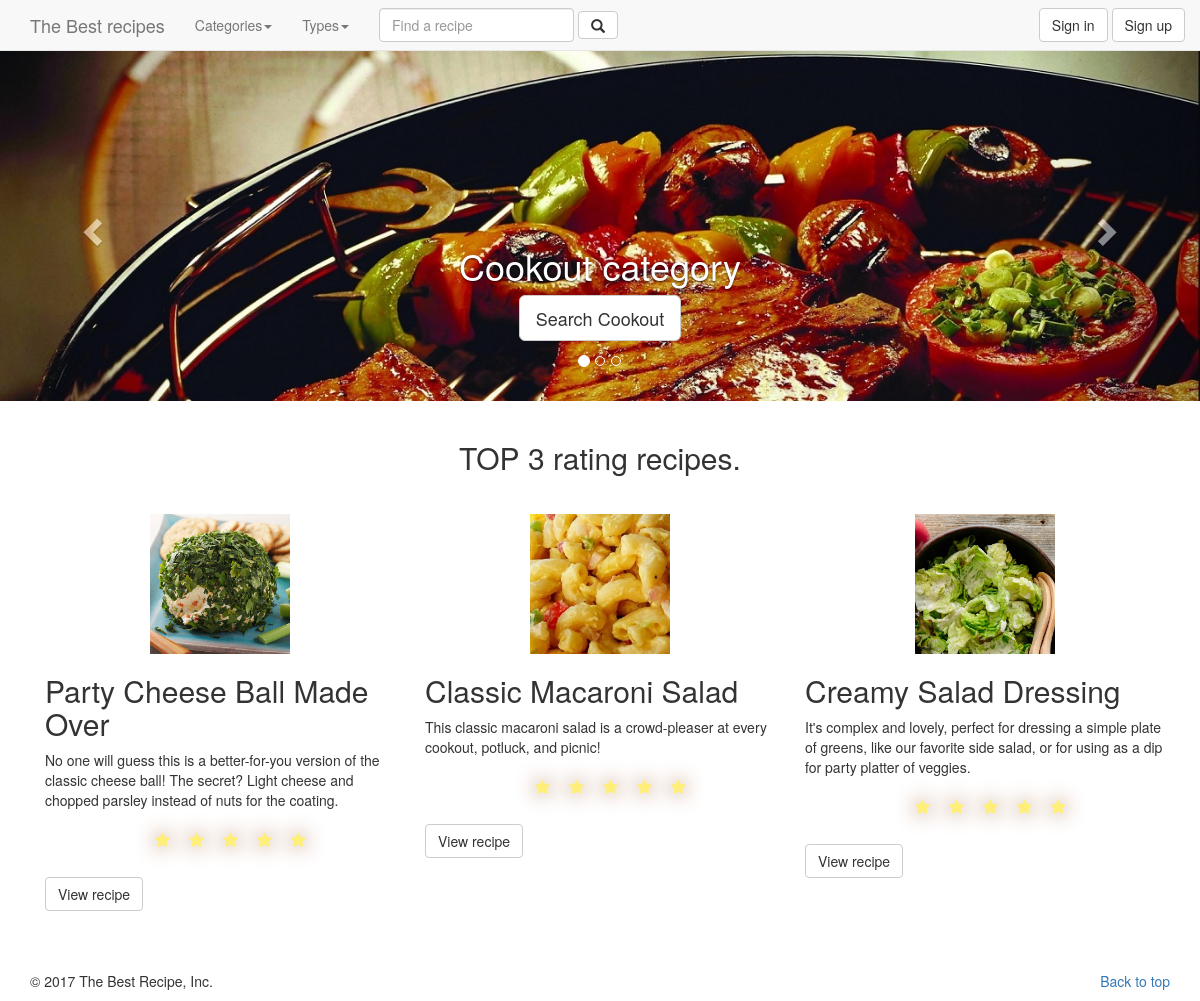
/recipe.dev/index.php, run on the app's committed database.
### tables this page shows
CREATE TABLE `category` (
  `id` int(11) NOT NULL,
  `name` varchar(50) NOT NULL,
  `image` varchar(20) NOT NULL
);

CREATE TABLE `recipe` (
  `id` int(11) NOT NULL,
  `name` varchar(30) NOT NULL,
  `prepare_time` int(11) NOT NULL COMMENT 'minutes',
  `cook_time` int(11) NOT NULL COMMENT 'minutes',
  `calorie` int(11) NOT NULL,
  `type_id` int(11) NOT NULL,
  `serving` int(2) NOT NULL,
  `date` timestamp NOT NULL DEFAULT CURRENT_TIMESTAMP,
  `image` varchar(30) NOT NULL,
  `user_id` int(11) NOT NULL,
  `description` text NOT NULL
);

### recipe.dev/controllers/home.php (called while the page is built)
<?php
class Home extends Controller{
	protected function Index(){
		$viewmodel = new HomeModel();
		$this->returnView($viewmodel->Index(), true);
	}
}

### recipe.dev/classes/Model.php (called while the page is built, shortened)
<?php
abstract class Model{
	protected $dbh;
	protected $stmt;
	public function __construct(){
		$this->dbh = new PDO("mysql:host=".DB_HOST.";dbname=".DB_NAME, DB_USER, DB_PASS);
	}
	public function query($query){
		$this->stmt = $this->dbh->prepare($query);
	}
	public function execute(){
		$this->stmt->execute();
	}
	public function resultSet(){
		$this->execute();
		return $this->stmt->fetchAll(PDO::FETCH_ASSOC);
	}
}

### recipe.dev/models/home.php (called while the page is built, shortened)
<?php
class HomeModel extends Model{
	public function Index(){
		$params=array();
		$where='';
		$limit='';
		$header='';
		$url=parse_url($_SERVER["REQUEST_URI"]);
		if(!empty($url['query'])){
			parse_str($url['query'], $params);
				if(isset($params['category'])){
					$where=" WHERE recipe.id IN ( SELECT recipe_id FROM recipe_category WHERE category_id = ".$params['category']." )" ;
					$this->query("SELECT * FROM category WHERE id =".$params['category']);
					$res = $this->resultSet();
					$header="Search by category ".$res[0]['name'];
				}
				if(isset($params['type'])){
					$where=" WHERE recipe.type_id = ".$params['type'];
					$this->query("SELECT * FROM type WHERE id =".$params['type']);
					$res = $this->resultSet();
					$header="Search by type ".$res[0]['name'];
				}
				if(isset($params['find'])){
					$where=" WHERE recipe.id IN ( SELECT recipe_category.recipe_id FROM recipe_category INNER JOIN category ON recipe_category.category_id = category.id WHERE category.name LIKE '%".$params['find']."%' )" ;
					$where .=" OR recipe.id IN ( SELECT recipe_id FROM recipe_ingridient WHERE name LIKE '%".$params['find']."%' )" ;
					$where .=" OR recipe.name LIKE '%".$params['find']."%' ";
					$where .=" OR type.name LIKE '%".$params['find']."%' ";
					$header="Search for '".$params['find']."' in types, categories, ingridients or recipes.";
				}
		}
		else{
			$limit = "LIMIT 3";
			$header = "TOP 3 rating recipes.";
		}
		$this->query("SELECT * FROM category WHERE image not like ''");
		$carousel = $this->resultSet();
		$categories = $this->resultSet();
		$types = $this->resultSet();
		$sql = "SELECT recipe.*,rating.rating,type.name as type
				  FROM recipe
				  LEFT JOIN
	              (SELECT recipe_id,ROUND((SUM(rating)/COUNT(DISTINCT id)),2) as rating
                  FROM `recipe_rating`
                  GROUP BY recipe_id ORDER BY rating DESC) AS rating
                  ON recipe.id=rating.recipe_id
                  INNER JOIN type ON recipe.type_id = type.id
                  ".$where."
				  GROUP BY recipe.id
				  ORDER BY rating.rating DESC ".$limit;
		$this->query($sql);
		$recipes = $this->resultSet();
		$result=array( 'carousel' => $carousel , 'categories' => $categories , 'types' => $types ,'recipes' => $recipes, 'header' =>$header);
		return $result;
	}
}

### recipe.dev/views/main.php (the view, shortened to what this page needs)
<html>
<head>
	<link rel="stylesheet" href="<?php echo ROOT_PATH; ?>public/css/bootstrap.css">
  <link href="<?php echo ROOT_PATH; ?>public/css/bootstrap.min.css" rel="stylesheet">
  <link href="<?php echo ROOT_PATH; ?>public/css/style.css" rel="stylesheet">
  <link rel="stylesheet" href="https://maxcdn.bootstrapcdn.com/bootstrap/3.3.7/css/bootstrap.min.css">
  <link rel="stylesheet" href="//netdna.bootstrapcdn.com/font-awesome/4.2.0/css/font-awesome.min.css">
</head>
<body>
	<nav class="navbar navbar-default navbar-fixed-top" style="margin-bottom: 0!important">
      <div class="container">
        <div class="navbar-header">
          <a class="navbar-brand" href="<?php echo ROOT_URL; ?>">The Best recipes</a>
        </div>
        <div id="navbar" class="collapse navbar-collapse">
          <ul class="nav navbar-nav">
            <li class="dropdown">
              <a href="#" class="dropdown-toggle" data-toggle="dropdown" role="button" aria-haspopup="true" aria-expanded="false">Categories<span class="caret"></span></a>
            </li>
            <li class="dropdown">
              <a href="#" class="dropdown-toggle" data-toggle="dropdown" role="button" aria-haspopup="true" aria-expanded="false">Types<span class="caret"></span></a>
            </li>
          </ul>
          <form class="navbar-form navbar-left" action="<?php echo ROOT_URL; ?>home/index" method="get">
            <div class="form-group">
              <input type="text" class="form-control" name="find" placeholder="Find a recipe" required>
            </div>
            <button type="submit" class="btn btn-default"><span class="glyphicon glyphicon-search" aria-hidden="true"></span></button>
          </form>
          <ul class="nav navbar-nav navbar-right">
            <?php if(isset($_SESSION['is_logged_in'])) : ?>
            <li><a href="<?php echo ROOT_URL; ?>profile/index">Welcome <?php echo $_SESSION['user_data']['name']; ?></a></li>
            <button type="button" class="btn btn-default navbar-btn" onclick="location.href='<?php echo ROOT_URL; ?>users/logout'">Logout</button>
          <?php else : ?>
            <button type="button" class="btn btn-default navbar-btn" onclick="location.href='<?php echo ROOT_URL; ?>users/signin'">Sign in</button>
            <button type="button" class="btn btn-default navbar-btn" onclick="location.href='<?php echo ROOT_URL; ?>users/signup'">Sign up</button>          <?php endif; ?>
          </ul>
        </div>
      </div>
    </nav>
    <div style="margin-top: 50px">
     	<?php require($view); ?>
    <div>
    <div class="container marketing" style="margin-top: 50px">
      <footer>
        <p class="pull-right"><a href="<?php echo ROOT_URL; ?>">Back to top</a></p>
        <p>© 2017 The Best Recipe, Inc.</p>
      </footer>
    </div>
</body>
</html>

### recipe.dev/views/home/index.php (shortened to what this page needs)
<div id="myCarousel" class="carousel slide" data-ride="carousel" style="margin-top: 50px">
	<ol class="carousel-indicators">
		<?php
			$active="class='active'";
			for( $i = 0; $i < count($viewmodel['carousel']); $i++){
				if($i==1)
					$active="";
		?>
		<li data-target="#myCarousel" data-slide-to="<?php echo $i; ?>" <?php echo $active; ?> ></li>
		<?php
			}
		?>
    </ol>
	<div class="carousel-inner" role="listbox">
		<?php
			$i=0;
			$active="active";
			foreach($viewmodel['carousel']as $value){
				if($i==1)
					$active="";
				$i++;
		?>
		<div class="item <?php echo $active; ?>">
		  <img style="width:100%" src="<?php echo ROOT_URL; ?>public/img/category/<?php echo $value['image']; ?>" alt="">
		  <div class="container">
			<div class="carousel-caption">
			  <h1><?php echo $value['name']; ?> category</h1>
			  <p><a class="btn btn-lg btn-default" href="<?php echo ROOT_URL; ?>home/index?category=<?php echo$value['id'];?>" role="button">Search <?php echo $value['name']; ?></a></p>
			</div>
		  </div>
		</div>
		<?php
			}
		?>
	</div>
	<a class="left carousel-control" href="#myCarousel" role="button" data-slide="prev">
		<span class="glyphicon glyphicon-chevron-left" aria-hidden="true"></span>
	</a>
	<a class="right carousel-control" href="#myCarousel" role="button" data-slide="next">
		<span class="glyphicon glyphicon-chevron-right" aria-hidden="true"></span>
	</a>
</div>
<div class="container marketing" style="margin-top: 20px">
	<h2 style='text-align: center;margin-bottom: 40px'><?php echo ($viewmodel['header']);?></h2>
	<?php
		$i=1;
		foreach($viewmodel['recipes'] as $value) {
			echo ($i%3==0) ?  "<div class='row'>" :  "";
	?>
	<div class="col-lg-4">
	  <img class="img-responsive center-block" src="<?php echo ROOT_URL; ?>public/img/recipe/<?php echo $value['image']; ?>" alt="Generic placeholder image" width="140" height="140">
	  <h2><?php echo $value['name']?></h2>
	  <p><?php echo $value['description']; ?></p>
	  <p style="font-size:bold">
	  	<div class="stars">
				<form action="#" method="post">
				    <label class="star star-5" for="star-5" style="font-size:15px"></label>
				    <label class="star star-4" for="star-4" style="font-size:15px"></label>
				    <label class="star star-3" for="star-3" style="font-size:15px"></label>
				    <label class="star star-2" for="star-2" style="font-size:15px"></label>
				    <label class="star star-1" for="star-1" style="font-size:15px"></label>
				</form>
		</div>
	</p>
	<p><a class="btn btn-default" href="<?php echo ROOT_URL; ?>recipe/index?id=<?php echo $value['id']; ?>" role="button">View recipe</a></p>
	</div>
	<?php
	echo ($i%3==0) ?  "</div>" : "";
		$i++;
		}
	?>
</div>

### recipe.dev/public/css/style.css (style rules this page uses)
div.stars { width: 270px; display: inline-block; }
label.star { float: right; padding: 10px; font-size: 20px; color: #444; transition: all .2s; }
input.star:checked ~ label.star:before { content: '\f005'; color: #FD4; transition: all .25s; }
input.star-5:checked ~ label.star:before { color: #FE7; text-shadow: 0 0 20px #952; }
label.star:before { content: '\f006'; font-family: FontAwesome; }

### data on the page
category: image (picture), name "Cookout"
recipe: image (picture), name "Party Cheese Ball Made Over", description "No one will guess this is a better-for-you version of the classic cheese ball! The secret? Light cheese and chopped parsley instead of nuts for the coating."
recipe: image (picture), name "Classic Macaroni Salad", description "This classic macaroni salad is a crowd-pleaser at every cookout, potluck, and picnic!"
recipe: image (picture), name "Creamy Salad Dressing", description "It's complex and lovely, perfect for dressing a simple plate of greens, like our favorite side salad, or for using as a dip for party platter of veggies."

### other printed values
$viewmodel['header'] "TOP 3 rating recipes."
